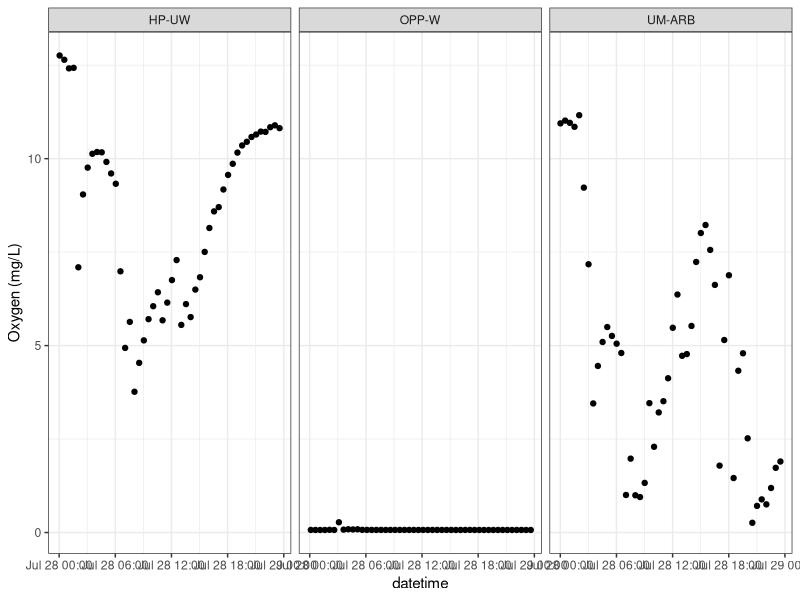
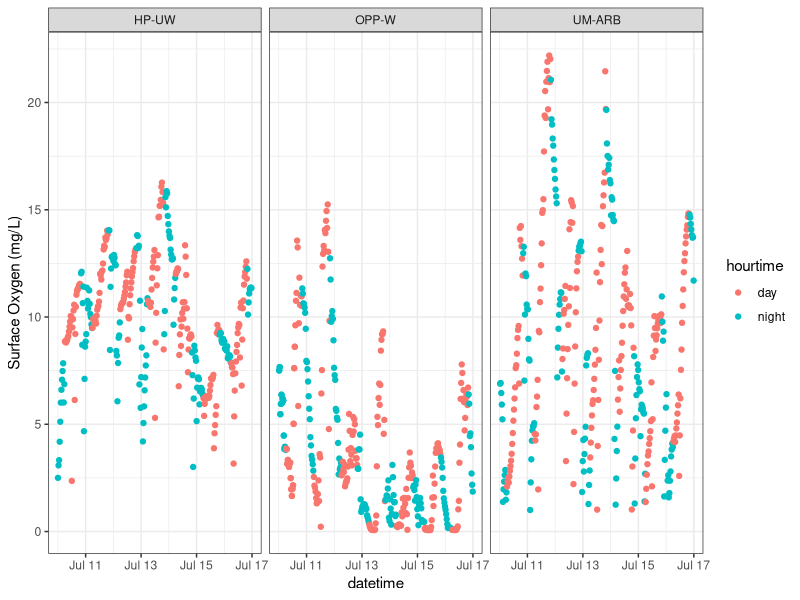
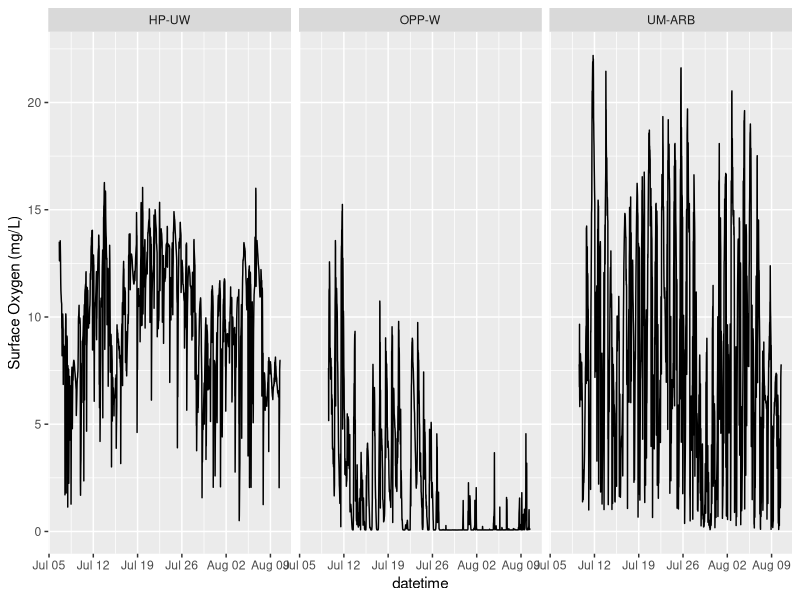

Write R code to recreate these figures, in order.
library(tidyverse)
library(lubridate)

# Read in data 
hobo <- read_csv('data/hobo/summer2021.csv') 
hobo<- hobo%>%
  mutate(datetime = as.POSIXct(datetime, tz = "Central"))%>%
  mutate(hourtime = ifelse((hour(datetime)< 6) | (hour(datetime) > 19), "night","day"))

week<- hobo%>%
  filter(datetime < "2021-07-17" & datetime > "2021-07-10")


color<- 


surface<-ggplot(hobo)+
  geom_line(aes(x = datetime, y = DO_mgL))+
  ylab("Surface Oxygen (mg/L)")+
  facet_wrap(~pond)+
  scale_fill_manual(breaks = c())
  theme_bw()

ggsave("figures/HOBO_DO.png", width = 11, height = 8.5, units = 'in', surface)


#One day
ggplot(dplyr::filter(hobo, as.Date(datetime) == "2021-07-28"))+
  geom_point(aes(x = datetime, y = DO_mgL))+
  ylab("Oxygen (mg/L)")+
  facet_wrap(~pond)+
  theme_bw()

ggplot(week)+
  geom_point(aes(x = datetime, y = DO_mgL, color = hourtime))+
  ylab("Surface Oxygen (mg/L)")+
  facet_wrap(~pond)+
  theme_bw()

ggsave("figures/HOBO_DO_week.png", width = 11, height = 8.5, units = 'in', week)
